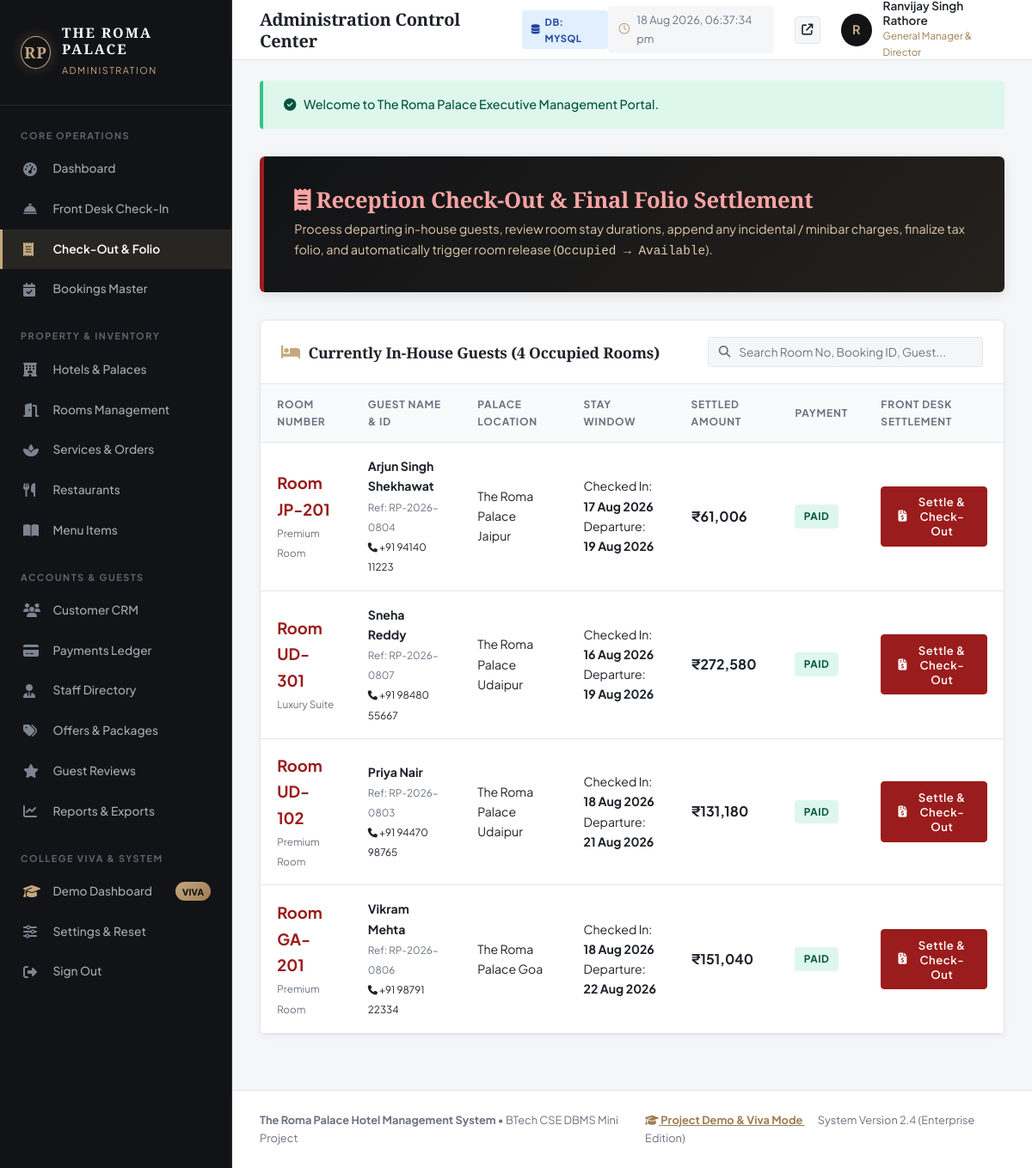
The page /admin/checkout.php (signed in) on the database its author committed.
### tables this page shows
CREATE TABLE `bookings` (
    `booking_id` INT AUTO_INCREMENT PRIMARY KEY,
    `booking_ref` VARCHAR(30) NOT NULL UNIQUE,
    `customer_id` INT NOT NULL,
    `hotel_id` INT NOT NULL,
    `room_id` INT NOT NULL,
    `check_in_date` DATE NOT NULL,
    `check_out_date` DATE NOT NULL,
    `total_guests` INT NOT NULL DEFAULT 2,
    `num_rooms` INT NOT NULL DEFAULT 1,
    `promo_code` VARCHAR(50) NULL,
    `discount_amount` DECIMAL(10,2) DEFAULT 0.00,
    `room_charges` DECIMAL(10,2) NOT NULL,
    `service_charges` DECIMAL(10,2) DEFAULT 0.00,
    `tax_amount` DECIMAL(10,2) NOT NULL,
    `total_amount` DECIMAL(10,2) NOT NULL,
    `payment_status` ENUM('Pending', 'Paid', 'Refunded', 'Failed') NOT NULL DEFAULT 'Pending',
    `booking_status` ENUM('Confirmed', 'Checked-In', 'Completed', 'Cancelled') NOT NULL DEFAULT 'Confirmed',
    `special_requests` TEXT NULL,
    `created_at` TIMESTAMP DEFAULT CURRENT_TIMESTAMP,
    `updated_at` TIMESTAMP DEFAULT CURRENT_TIMESTAMP ON UPDATE CURRENT_TIMESTAMP,
    FOREIGN KEY (`customer_id`) REFERENCES `customers`(`customer_id`) ON DELETE CASCADE,
    FOREIGN KEY (`hotel_id`) REFERENCES `hotels`(`hotel_id`) ON DELETE CASCADE,
    FOREIGN KEY (`room_id`) REFERENCES `rooms`(`room_id`) ON DELETE CASCADE,
    INDEX `idx_book_dates` (`check_in_date`, `check_out_date`),
    INDEX `idx_book_status` (`booking_status`),
    INDEX `idx_book_ref` (`booking_ref`)
);

CREATE TABLE `rooms` (
    `room_id` INT AUTO_INCREMENT PRIMARY KEY,
    `hotel_id` INT NOT NULL,
    `room_number` VARCHAR(20) NOT NULL,
    `room_type` ENUM('Deluxe Room', 'Premium Room', 'Executive Room', 'Luxury Suite', 'Royal Suite') NOT NULL,
    `floor` INT NOT NULL DEFAULT 1,
    `capacity` INT NOT NULL DEFAULT 2,
    `bed_type` VARCHAR(50) NOT NULL DEFAULT 'King Bed',
    `size_sqft` INT NOT NULL DEFAULT 450,
    `price_per_night` DECIMAL(10,2) NOT NULL,
    `status` ENUM('Available', 'Reserved', 'Occupied', 'Maintenance') NOT NULL DEFAULT 'Available',
    `image_url` VARCHAR(255) NOT NULL,
    `description` TEXT NOT NULL,
    `view_type` VARCHAR(80) DEFAULT 'Palace Courtyard / Lake View',
    `created_at` TIMESTAMP DEFAULT CURRENT_TIMESTAMP,
    FOREIGN KEY (`hotel_id`) REFERENCES `hotels`(`hotel_id`) ON DELETE CASCADE,
    UNIQUE KEY `unique_hotel_room` (`hotel_id`, `room_number`),
    INDEX `idx_rooms_type` (`room_type`),
    INDEX `idx_rooms_status` (`status`),
    INDEX `idx_rooms_price` (`price_per_night`)
);

CREATE TABLE `customers` (
    `customer_id` INT AUTO_INCREMENT PRIMARY KEY,
    `user_id` INT NOT NULL UNIQUE,
    `full_name` VARCHAR(120) NOT NULL,
    `phone` VARCHAR(20) NOT NULL,
    `address` TEXT NULL,
    `city` VARCHAR(80) NULL,
    `state` VARCHAR(80) NULL,
    `country` VARCHAR(80) DEFAULT 'India',
    `postal_code` VARCHAR(20) NULL,
    `id_type` ENUM('Aadhaar Card', 'Passport', 'Voter ID', 'Driving License', 'PAN Card') NOT NULL DEFAULT 'Aadhaar Card',
    `id_number` VARCHAR(50) NOT NULL,
    `reg_date` TIMESTAMP DEFAULT CURRENT_TIMESTAMP,
    FOREIGN KEY (`user_id`) REFERENCES `users`(`user_id`) ON DELETE CASCADE,
    INDEX `idx_cust_phone` (`phone`),
    INDEX `idx_cust_name` (`full_name`)
);

CREATE TABLE `hotels` (
    `hotel_id` INT AUTO_INCREMENT PRIMARY KEY,
    `name` VARCHAR(150) NOT NULL,
    `slug` VARCHAR(100) NOT NULL UNIQUE,
    `city` VARCHAR(80) NOT NULL,
    `state` VARCHAR(80) NOT NULL,
    `tagline` VARCHAR(200) NOT NULL,
    `address` TEXT NOT NULL,
    `phone` VARCHAR(30) NOT NULL,
    `email` VARCHAR(120) NOT NULL,
    `star_rating` DECIMAL(2,1) DEFAULT 5.0,
    `starting_price` DECIMAL(10,2) NOT NULL,
    `total_rooms` INT NOT NULL DEFAULT 30,
    `image_url` VARCHAR(255) NOT NULL,
    `description` TEXT NOT NULL,
    `highlights` TEXT NULL,
    `status` ENUM('active', 'maintenance', 'inactive') DEFAULT 'active',
    `created_at` TIMESTAMP DEFAULT CURRENT_TIMESTAMP,
    INDEX `idx_hotels_city` (`city`),
    INDEX `idx_hotels_slug` (`slug`)
);

### admin/checkout.php (the view, shortened to what the rows shown need)
<?php
require_once __DIR__ . '/includes/admin-header.php';
$whereSql = "b.booking_status = 'Checked-In'";
$params = [];
$inHouseBookings = db_fetch_all("SELECT b.*, c.full_name, c.phone, c.id_type, c.id_number,
                                        h.name AS hotel_name, r.room_number, r.room_type, r.price_per_night,
                                        p.payment_method, p.transaction_id, p.status AS pay_status
                                 FROM bookings b
                                 INNER JOIN customers c ON b.customer_id = c.customer_id
                                 INNER JOIN hotels h ON b.hotel_id = h.hotel_id
                                 INNER JOIN rooms r ON b.room_id = r.room_id
                                 LEFT JOIN payments p ON b.booking_id = p.booking_id
                                 WHERE {$whereSql}
                                 ORDER BY b.check_out_date ASC", $params);
?>
<div class="viva-banner" style="margin-bottom: 2rem; border-left-color: #9B1C1C;">
  <h2 style="color: #FCA5A5;"><i class="fa-solid fa-receipt"></i> Reception Check-Out & Final Folio Settlement</h2>
</div>
<div class="admin-card">
  <div class="admin-table-responsive">
    <table class="admin-table">
      <thead>
        <tr>
          <th>Room Number</th>
          <th>Guest Name & ID</th>
          <th>Palace Location</th>
          <th>Stay Window</th>
          <th>Settled Amount</th>
          <th>Payment</th>
          <th>Front Desk Settlement</th>
        </tr>
      </thead>
      <tbody>
        <?php if (empty($inHouseBookings)): ?>
          <tr>
            <td colspan="7" style="text-align: center; padding: 2.5rem; color: var(--admin-text-muted);">
              <i class="fa-solid fa-door-open" style="font-size: 2rem; color: var(--admin-gold); margin-bottom: 0.5rem; display: block;"></i>
              No active in-house guests found matching the search criteria.
            </td>
          </tr>
        <?php else: ?>
          <?php foreach ($inHouseBookings as $b): ?>
            <tr>
              <td>
                <strong style="font-size: 1.15rem; color: #9B1C1C;">Room <?php echo htmlspecialchars($b['room_number']); ?></strong><br>
                <small style="color: var(--admin-text-muted);"><?php echo htmlspecialchars($b['room_type']); ?></small>
              </td>
              <td>
                <strong><?php echo htmlspecialchars($b['full_name']); ?></strong><br>
                <small style="color: var(--admin-text-muted);">Ref: <?php echo htmlspecialchars($b['booking_ref']); ?></small><br>
                <small><i class="fa-solid fa-phone" style="font-size: 0.7rem;"></i> <?php echo htmlspecialchars($b['phone']); ?></small>
              </td>
              <td><?php echo htmlspecialchars($b['hotel_name']); ?></td>
              <td>
                Checked In: <strong><?php echo format_stay_date($b['check_in_date']); ?></strong><br>
                Departure: <strong><?php echo format_stay_date($b['check_out_date']); ?></strong>
              </td>
              <td><strong style="font-size: 1rem;"><?php echo format_inr($b['total_amount']); ?></strong></td>
              <td>
                <span class="badge badge-success"><?php echo htmlspecialchars($b['payment_status']); ?></span>
              </td>
              <td>
                <button type="button" class="admin-btn-primary" style="background: #9B1C1C; border-color: #9B1C1C; color: #FFFFFF;" onclick='openCheckoutModal(<?php echo json_encode($b); ?>)'>
                  <i class="fa-solid fa-file-invoice-dollar"></i> Settle & Check-Out
                </button>
              </td>
            </tr>
          <?php endforeach; ?>
        <?php endif; ?>
      </tbody>
    </table>
  </div>
</div>
<?php require_once __DIR__ . '/includes/admin-footer.php'; ?>

### admin/includes/admin-header.php (shortened to what the rows shown need)
<?php
require_once __DIR__ . '/../../includes/db.php';
require_once __DIR__ . '/../../includes/auth.php';
$currentAdmin = current_admin() ?: ['full_name' => 'Ranvijay Singh Rathore', 'role_title' => 'General Manager'];
?>
<!DOCTYPE html>
<html lang="en">
<head>
  <link rel="stylesheet" href="https://cdnjs.cloudflare.com/ajax/libs/font-awesome/6.5.1/css/all.min.css">
  <link rel="stylesheet" href="../assets/css/style.css">
  <link rel="stylesheet" href="../assets/css/admin.css">
</head>
<body class="admin-body">
  <aside class="admin-sidebar">
    <a href="dashboard.php" class="admin-brand" style="text-decoration: none;">
      <div class="admin-brand-text">
        <h2>THE ROMA PALACE</h2>
      </div>
    </a>
  </aside>
  <div class="admin-main-wrapper">
    <header class="admin-top-header">
      <div class="admin-header-left">
        <h1 class="admin-page-title"><?php echo isset($pageHeading) ? htmlspecialchars($pageHeading) : 'Administration Control Center'; ?></h1>
      </div>
      <div class="admin-header-right">
        <div class="admin-user-menu">
          <div class="admin-avatar">
            <?php echo strtoupper(substr($currentAdmin['full_name'], 0, 1)); ?>
          </div>
          <div class="admin-user-info">
            <span class="admin-user-name"><?php echo htmlspecialchars($currentAdmin['full_name']); ?></span>
            <span class="admin-user-role"><?php echo htmlspecialchars($currentAdmin['role_title']); ?></span>
          </div>
        </div>
      </div>
    </header>
    <main class="admin-content-body">

### rows shown on the page
bookings: room.room_number "JP-201", room.room_type "Premium Room", customer.full_name "Arjun Singh Shekhawat", booking_ref "RP-2026-0804", customer.phone "+91 94140 11223", hotel.name "The Roma Palace Jaipur", check_in_date "17 Aug 2026", check_out_date "19 Aug 2026", total_amount "₹61,006", payment_status "PAID"
bookings: room.room_number "UD-301", room.room_type "Luxury Suite", customer.full_name "Sneha Reddy", booking_ref "RP-2026-0807", customer.phone "+91 98480 55667", hotel.name "The Roma Palace Udaipur", check_in_date "16 Aug 2026", check_out_date "19 Aug 2026", total_amount "₹272,580", payment_status "PAID"
bookings: room.room_number "UD-102", room.room_type "Premium Room", customer.full_name "Priya Nair", booking_ref "RP-2026-0803", customer.phone "+91 94470 98765", hotel.name "The Roma Palace Udaipur", check_in_date "18 Aug 2026", check_out_date "21 Aug 2026", total_amount "₹131,180", payment_status "PAID"
bookings: room.room_number "GA-201", room.room_type "Premium Room", customer.full_name "Vikram Mehta", booking_ref "RP-2026-0806", customer.phone "+91 98791 22334", hotel.name "The Roma Palace Goa", check_in_date "18 Aug 2026", check_out_date "22 Aug 2026", total_amount "₹151,040", payment_status "PAID"

### other values the page prints
CURRENT_DB_DRIVER "MYSQL"
substr($currentAdmin['full_name'], 0, 1) "R"
$currentAdmin['full_name'] "Ranvijay Singh Rathore"
$currentAdmin['role_title'] "General Manager & Director"
$_SESSION['flash_success'] "Welcome to The Roma Palace Executive Management Portal."
count($inHouseBookings) "4"
